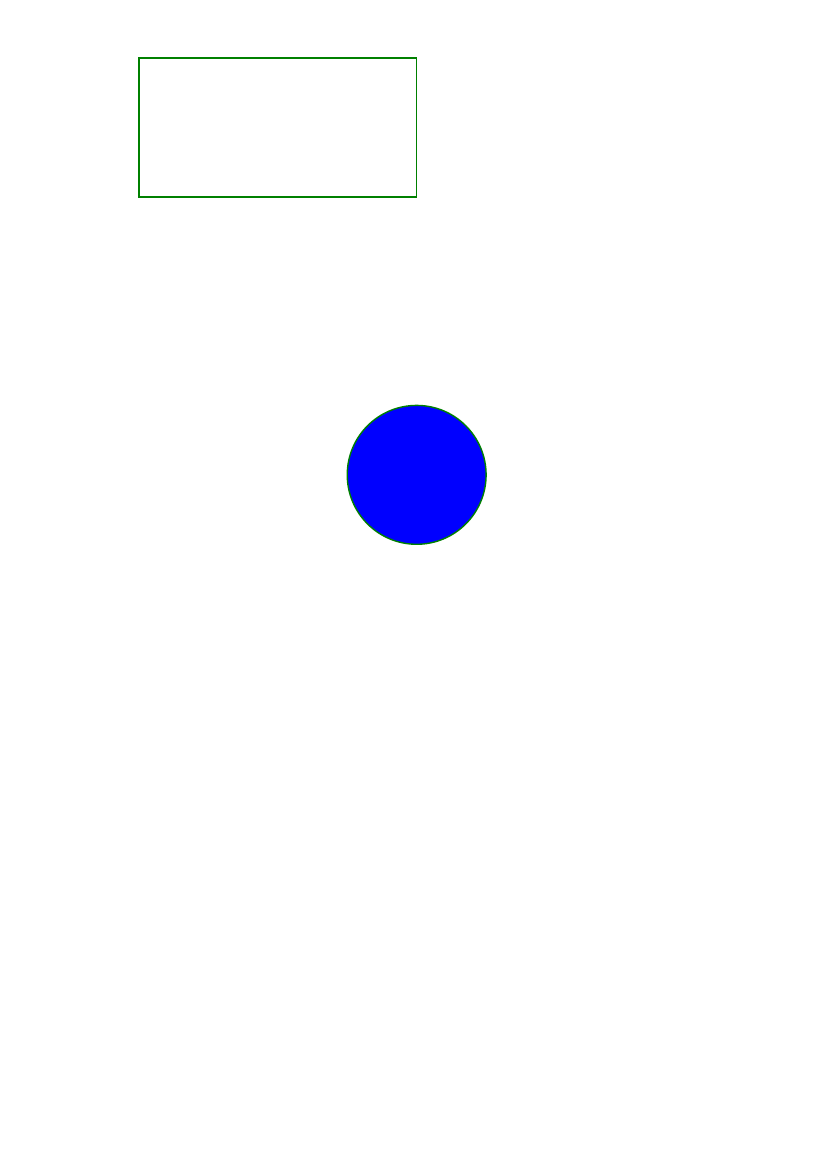

Write Python code to recreate this figure.
# Draws shapes (rectangle and circle) on a PDF using ReportLab

# Import the canvas class to draw content on the PDF
from reportlab.pdfgen import canvas

# Import standard A4 page size
from reportlab.lib.pagesizes import A4

# Import color utilities for setting fill and stroke colors
from reportlab.lib import colors

# Create a PDF file named '2_shapes.pdf' with A4 page size
c = canvas.Canvas("2_shapes.pdf", pagesize=A4)

# Set the stroke (border) color for shapes to green
c.setStrokeColor(colors.green)

# Draw a rectangle at position x=100, y=700 with width=200 and height=100
# Only the border will be visible as fill is not set yet
c.rect(100, 700, 200, 100)

# Set the fill color for next shape to blue
c.setFillColor(colors.blue)

# Draw a filled circle with center at x=300, y=500 and radius=50
# The 'fill=1' parameter fills the circle with the current fill color
c.circle(300, 500, 50, fill=1)

# Finalize and save the PDF document
c.save()
